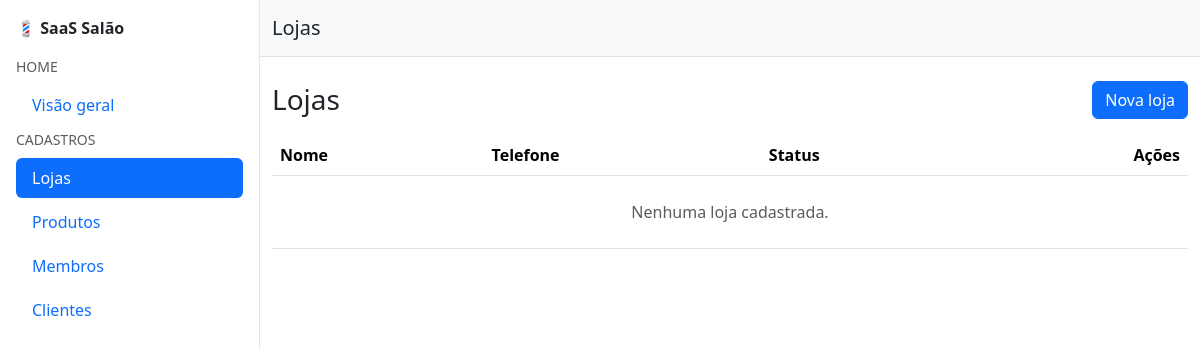
The app's page /cadastros/shops/ (signed in), older data.
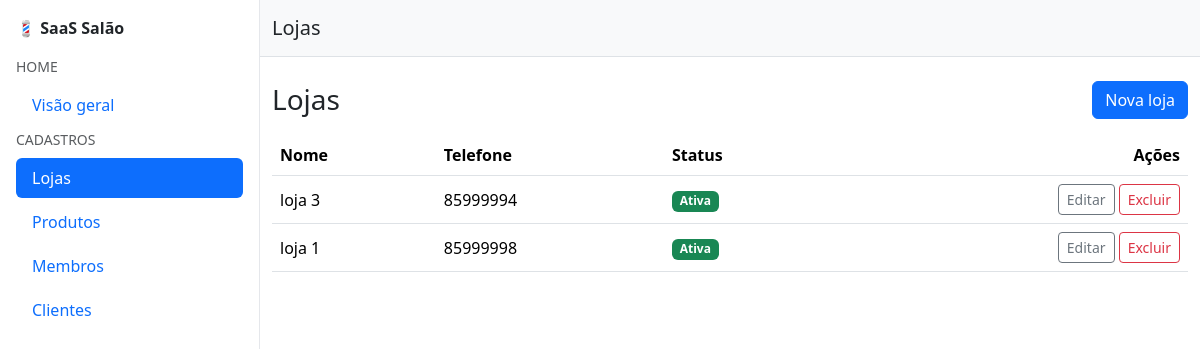
The same page, newer data.
### cadastros/models.py (models this page shows, shortened)
class Shop(TenantOwnedModel):
    name = models.CharField(max_length=120)
    phone = models.CharField(max_length=32, blank=True)
    address = models.CharField(max_length=255, blank=True)
    is_active = models.BooleanField(default=True)
    class Meta:
        unique_together = [("owner", "name")]
        indexes = [models.Index(fields=["owner", "is_active"])]

### cadastros/views.py (the view)
# urls.py: path("shops/", views.ShopListView.as_view(), name="shop_list"),
class ShopListView(OwnerQuerysetMixin, ListView):
    model = Shop
    template_name = "cadastros/shops/list.html"
    context_object_name = "shops"
    def get(self, request, *args, **kwargs):
        response = super().get(request, *args, **kwargs)
        if is_htmx(request) and request.GET.get("fragment") == "table":
            return render(request, "cadastros/shops/_table.html", {"shops": self.object_list})
        return response

### cadastros/mixins.py (called while the page is built)
def is_htmx(request):
    return request.headers.get("HX-Request") == "true"

    def get_queryset(self):
        qs = super().get_queryset()
        return qs.filter(owner=self.request.user)

### cadastros/templates/cadastros/shops/list.html
{% extends "base.html" %}
{% block header %}Lojas{% endblock %}
{% block content %}
<div class="container py-4">
  <div class="d-flex justify-content-between align-items-center mb-3">
    <h3 class="m-0">Lojas</h3>
    <a class="btn btn-primary"
       hx-get="{% url 'cadastros:shop_create' %}"
       hx-target="#appModalContent"
       hx-swap="innerHTML">Nova loja</a>
  </div>
  <div id="shops-table">
    {% include "cadastros/shops/_table.html" %}
  </div>
</div>
{% endblock %}

### cadastros/templates/cadastros/shops/_table.html
<table class="table table-hover align-middle">
  <thead>
    <tr>
      <th>Nome</th><th>Telefone</th><th>Status</th><th class="text-end">Ações</th>
    </tr>
  </thead>
  <tbody>
    {% for s in shops %}
      <tr>
        <td>{{ s.name }}</td>
        <td>{{ s.phone }}</td>
        <td>
          {% if s.is_active %}
            <span class="badge bg-success">Ativa</span>
          {% else %}
            <span class="badge bg-secondary">Inativa</span>
          {% endif %}
        </td>
        <td class="text-end">
          <a
            class="btn btn-sm btn-outline-secondary"
            hx-get="{% url 'cadastros:shop_update' s.pk %}"
            hx-target="#appModalContent"
            hx-swap="innerHTML"
          >Editar</a>
          <a
            class="btn btn-sm btn-outline-danger"
            hx-get="{% url 'cadastros:shop_delete' s.pk %}"
            hx-target="#appModalContent"
            hx-swap="innerHTML"
          >Excluir</a>
        </td>
      </tr>
    {% empty %}
      <tr><td colspan="4" class="text-center text-muted py-4">Nenhuma loja cadastrada.</td></tr>
    {% endfor %}
  </tbody>
</table>

Row changes from the older to the newer data that the page shows:
added Shop: name "loja 3", phone "85999994", is_active "Ativa"
added Shop: name "loja 1", phone "85999998", is_active "Ativa"
Text that changed along with them:
text no longer shown: "Nenhuma loja cadastrada."
